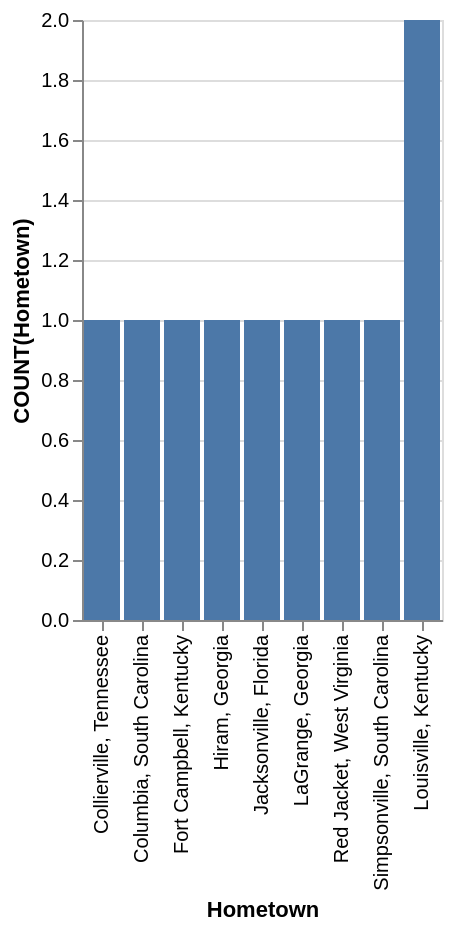

Write a Vega-Lite specification for this figure.
### Vega-Lite specification from a JSON file in a GitHub repository (floating-point values rounded to 4 significant figures)
{"data": {"values": [{"x_data": "Collierville, Tennessee", "y_data": 1}, {"x_data": "Columbia, South Carolina", "y_data": 1}, {"x_data": "Fort Campbell, Kentucky", "y_data": 1}, {"x_data": "Hiram, Georgia", "y_data": 1}, {"x_data": "Jacksonville, Florida", "y_data": 1}, {"x_data": "LaGrange, Georgia", "y_data": 1}, {"x_data": "Red Jacket, West Virginia", "y_data": 1}, {"x_data": "Simpsonville, South Carolina", "y_data": 1}, {"x_data": "Louisville, Kentucky", "y_data": 2}]}, "mark": "bar", "encoding": {"x": {"field": "x_data", "type": "nominal", "title": "Hometown", "sort": {"op": "sum", "field": "y_data", "order": "ascending"}}, "y": {"field": "y_data", "type": "quantitative", "title": "COUNT(Hometown)"}}}
